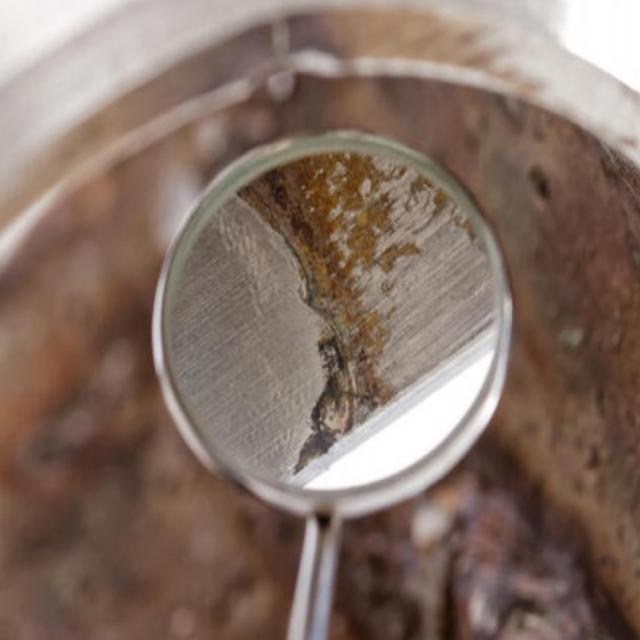
#> input picture valid/images/Screenshot-2022-12-05-231929_jpeg_jpg.rf.0f2a7b6941f6c0b4285f0385cd92f9b3.jpg, 640 x 640 px
$ jupyter execute --allow-errors main.ipynb
#> lines starting #> are read from the running program, lines starting #| are printed output that depends on the picture
We will explore the utility of CNNs on this dataset. We will first apply standard data augmentation techniques to then train our model. Based on the results, we will further refine our data. In the second model, the refined data will be used. Next, we will use information about the bounding boxes to further optimize our model. In the end, we will utilize 2 pre-trained models (YOLO and X), to see their benefits regarding this application and dataset.

1. Exploring the data
2. Basic Pre-processing
3. Training a multilabel CNN
4. Refining the data (further augmentation by flipping etc.)
5. Retraining the model
6. Integrating the bounding boxes in the classification (e.g. cropping the image or using other architecture)
7. Training the new model based on that
8. Transfer learning of Yolo and another state-of-the-art model
9. Evaluation, discussion and reflexion

### Stride could be increased to decrease model complexity.

# EDA - Inspecting images

[cell 1]
import pandas as pd
from PIL import Image
import os
import matplotlib.pyplot as plt
import cv2 as cv
import numpy as np
import tensorflow as tf
import keras.utils as image
from sklearn.preprocessing import OneHotEncoder
from keras.models import Sequential
from keras.layers import Conv2D, MaxPooling2D, Flatten, Dense, Dropout
from keras.optimizers import Adam
from keras.callbacks import EarlyStopping

Let uns inspect the images to see if there are any weird things going on. But before we start, we must clarify that our dataset consists of 3 splits: training, validation and testing. Each image is labeled. The label is in the other subfolder of the dataset split.
The first element in the file is the class type. 0 refers to bad weld, 1 to good weld and 2 to defect. The rest of the elements is the bounding box of the respective class

#### Text in the images

Some images have text. This is either the source of the video or an explanation about what can be seen in the image. Sometimes the text is smaller, sometimes bigger. In the following we can see that the left image has text that spans over about a third of the image. On the right image, in bottom-right hand side we can see a small text logo.

[cell 2]
path_text_example1 = "train/images/carbon-steel-good-welds_14_jpeg_jpg.rf.49688b4d08c60bf6a65cc6f03e7d25ff.jpg"
#> (the rest of this cell did not finish here and is left out)

#### Mixture of pre-processed on non-processed images

There are also plenty of images that seem to have been pre-processed. They are rotated, brightness (or contrast) is adjusted and noise has been added. Sifting through the file name it seems that the pre-processed images have '-' and not 'jpeg' in their name.

[cell 3]
path_pre_list = ["train/images/0e538f39-1d30436c-c23_jpg.rf.9af91763a613bf193d03c39400da2ec6.jpg", "train/images/0e538f39-1d30436c-c23_jpg.rf.05ff78024b481ae4fada24ef439ebd97.jpg","train/images/4d02e003-793c44d4-DWAi7_eXcAAdxuF_jpg.rf.1ed5c14711c779c7eeaba2af500c9167.jpg","train/images/4d02e003-793c44d4-DWAi7_eXcAAdxuF_jpg.rf.2363b9baae3cd601d7c6270f9141ff80.jpg","train/images/53b5de7a-77e2178f-weld-cracking-centerline-longitudinal-crack-260nw-1313514314_jpg.rf.ce6ebf49b78fbe150d2bf182d5b57549.jpg","train/images/53b5de7a-77e2178f-weld-cracking-centerline-longitudinal-crack-260nw-1313514314_jpg.rf.4a55fb16105c903fb111559a7fae1d35.jpg"]
f, axarr = plt.subplots(2,3)
img_pre_list = []

#> (the rest of this cell did not finish here and is left out)

#### Unsharp images

Usually the images are sharp/focussed on the weld, but sometimes they aren’t.

[cell 4]
path_unsharp = "train/images/bad_weld_vid560_jpeg_jpg.rf.be4be408da41d602b8c9a7801a7be733.jpg"
#> (the rest of this cell did not finish here and is left out)

As we could partly see in the images shown in this notebook, there are plenty of different angles in the dataset that resemble the view of a professional or inspector viewing the weld. Nonetheless, about 60% to seem to resemble lab conditions as is shown in the following.

[cell 5]
i = 0
#> i = 0
j = 0
for filename in os.listdir("train/images"):
    if "SampleV" not in filename:
        j+=1
        continue
    else:
        i+=1
        j +=1

print("Lab images: ",i)
#| Lab images:  0
print("POV images: ",j)
print("Portion of lab data in train set:",i/j)
#| Portion of lab data in train set: 0.0

#### Completly new 'viewing styles'

Moreover, some views of welds in the validation set are completely new and even for the human eye the class is difficult to discern.

[cell 6]
path_view = "valid/images/Screenshot-2022-12-05-231929_jpeg_jpg.rf.0f2a7b6941f6c0b4285f0385cd92f9b3.jpg"
img_view = Image.open(path_view)
#> img_view is the input picture: PIL image 640x640 RGB; mean R, G, B 132.3, 111.4, 100.7
plt.imshow(img_view)

#### Suspiciously similar images

Some images in the valid set are very similair to each other. In the first code snippet we see two images that are in the same set (validation). The following snippet shows 2 images that resemble an image in the train set.

[cell 7]
path_pre_list = ['valid/images/SampleV2_2_mp4-107_jpg.rf.6246eabc13b91626965a27f1f15e66da.jpg','valid/images/SampleV2_2_mp4-106_jpg.rf.377879e04f1e7209a3aa340ccfe1084b.jpg']
f, axarr = plt.subplots(1,2)
img_pre_list = []

#> (the rest of this cell did not finish here and is left out)

On a similair note, in the test set there are 2 images that are very similair to each other and an image in the training set (for the latter see first plot of this notebook).

[cell 8]
path_dup_example1 = "test/images/bad_weld_vid278_jpeg_jpg.rf.d7b37caf0f75a2942cae27dedf5c4c64.jpg"
img_dup_example1 = Image.open(path_dup_example1)
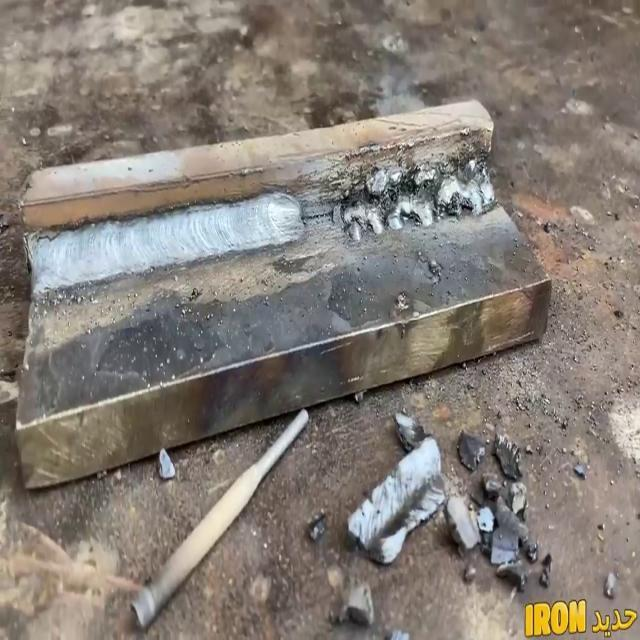
#> input picture test/images/bad_weld_vid278_jpeg_jpg.rf.d7b37caf0f75a2942cae27dedf5c4c64.jpg, 640 x 640 px
#> img_dup_example1 is the input picture: PIL image 640x640 RGB; mean R, G, B 133.5, 125.6, 118.1

image_datas = []
image_datas.append(img_dup_example1)

path_dup_example2 = "test/images/bad_weld_vid277_jpeg_jpg.rf.0e6aafa2605c842edfaedaba06ded02c.jpg"
img_dup_example2 = Image.open(path_dup_example2)
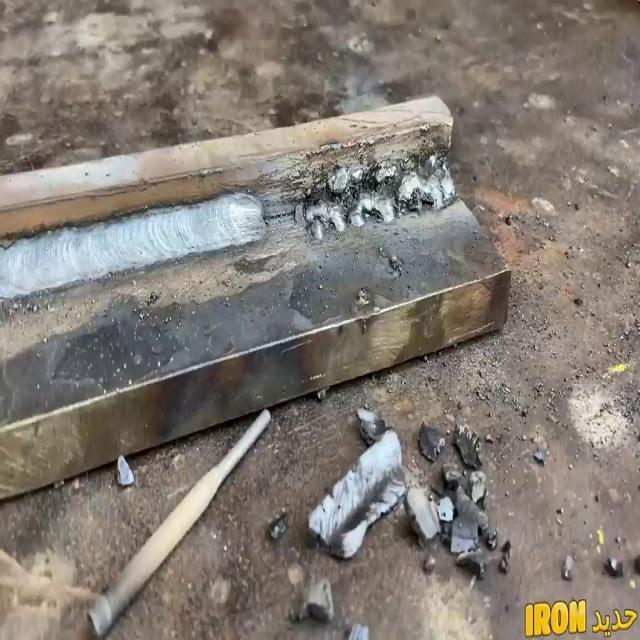
#> input picture test/images/bad_weld_vid277_jpeg_jpg.rf.0e6aafa2605c842edfaedaba06ded02c.jpg, 640 x 640 px
#> img_dup_example2 is the input picture: PIL image 640x640 RGB; mean R, G, B 131.6, 124, 116.3
image_datas.append(img_dup_example2)

f, axarr = plt.subplots(1,2)
axarr[0].imshow(image_datas[0])
axarr[1].imshow(image_datas[1])
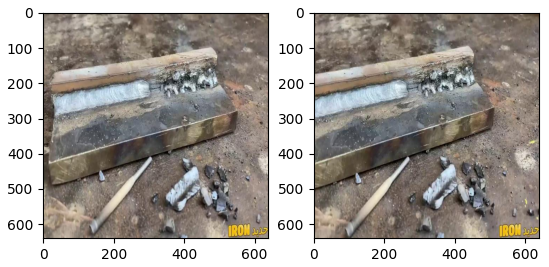
#> figure drawn by matplotlib, 2 panels

### How to differentiate classes

Good welding, bad welding or welding defects don't seem to show a specefic color. Although good welds seem to shine at a specific angle (see the left image in the following), a lack of a shine in the image isn't conclusive of a weld not being good. In other words, a weld doesn't need to shine in order to be good. Rather, a good weld seems to be related with a smooth and uniform texture (left side of the right image). Bad welds present opposite attributes of good welds. They are very uneven. No specific color differentiates the class.

[cell 9]
path_good_bad_list = ['train/images/good-tig-welds_8_jpeg_jpg.rf.a1d0d208c286afc59636e3cde9712b92.jpg','train/images/Good-Welding-images_10_jpeg_jpg.rf.01d5e76694c871526ebe4cfc9667ba5a.jpg']
f, axarr = plt.subplots(1,2)
img_good_bad_list = []

#> (the rest of this cell did not finish here and is left out)

### Key takeaways

Takeaway 1: What we can see is that there are some images that seem to be very similair, their angle are just slightly adjusted. This is probably because these images were captured while the camera was moving around the object. Since there aren't too many duplicates, we probably dont have to worry about overfitting. Nonetheless, we will keep this fact in mind and might take this up later.

Takeaway 2: The varying distance to the welding might pose problems when resizing the images since too little resoluton, i.e. 256x256 pixels, might pixelate the weld too much, giving the model difficulties in extracting meaningful information.

Takeaway 3: The texture is the most important attribute. Thus, we can grayscale. Thus, increasing the resolution wouldn't be as punishing.

Takeaway 4: A trend we see is that the weld isn't the main focus of the image, i.e. the camera isn't close to it. Thus, the weld can be quite small in relation to the picture. If the CNN has problems detecting the welds, we could try and restore the original resolution, zoom closer around the bounding box and re-run the pre-processing pipeline

### Structure of the labels

Each image is labelled. Each row in the corresponding text file indicates the class and the location of the weld (defect). 0 indicates 'Bad Weld', 1 'Good Weld' and 2 'Defect'. The numbers after the class are the bounding boxes.

#> (a cell that did not finish here is left out)

# Pre-processing

As we could see in the previous chapter, some images have already been pre-processed. Lets get the filenames of the images that dont seem to be pre-processed based on the rules defined above, i.e. contains '-' but not 'jpeg'.

[cell 11]
pre_processed_paths = []
#> pre_processed_paths = []
non_processed_paths = []
for filename in os.listdir("train/images"):
    if "jpeg" not in filename and '-' in filename:
        pre_processed_paths.append(filename)
        continue
    else:
        non_processed_paths.append(filename)

print("Amount of pre-proceseed images in training set : ",len(pre_processed_paths))
#| Amount of pre-proceseed images in training set :  4
print("Amount of non-processed images in training set: ",len(non_processed_paths))

To be exact, we will resize all images but not perform any other actions on pre-processed that have already been applied. But before resizing we need to blur the image to prevent aliasing.

!!!!After resizing, its possible to identify very visually aparent defects (right image). It gets more difficult for welds that are smaller. When zooming into the left image its difficult to recognize if any defects like cracks are in the weld. This underlines the hypothesis stated in Takeaway 2 from the EDA part. However, we will create the pipeline and train a model first to see if the model also has problems in identfying the issues. If it has difficulties, we will try and increase the resolution or zoom.  !!!!!

[cell 12]
path_pre_list = ['valid/images/SampleV2_2_mp4-107_jpg.rf.6246eabc13b91626965a27f1f15e66da.jpg','test/images/bad_weld_vid277_jpeg_jpg.rf.0e6aafa2605c842edfaedaba06ded02c.jpg']
f, axarr = plt.subplots(1,2)
img_pre_list = []

#> (the rest of this cell did not finish here and is left out)

We will also apply grayscaling since good welding or welding defects don't seem to show a specefic color. Although good welds seem to shine at a specific angle (see the left image in the following), the shine isn't a unique attribute of a good weld. A good weld seems to be related with a smooth and uniform form (left side of the right image). Bad welds present opposite attributes of good welds. They are very uneven. No specific color differentiates the class, the shape and texture of the weld seem to be key.

[cell 13]
path_good_bad_list = ['train/images/good-tig-welds_8_jpeg_jpg.rf.a1d0d208c286afc59636e3cde9712b92.jpg','train/images/Good-Welding-images_10_jpeg_jpg.rf.01d5e76694c871526ebe4cfc9667ba5a.jpg']
f, axarr = plt.subplots(1,2)
img_good_bad_list = []

#> (the rest of this cell did not finish here and is left out)

Looking at the greyscale image again, we can confirm that the welds are still recongnizeable even without the full RGB spectrum

[cell 14]
path_good_bad_list = ['train/images/good-tig-welds_8_jpeg_jpg.rf.a1d0d208c286afc59636e3cde9712b92.jpg','train/images/Good-Welding-images_10_jpeg_jpg.rf.01d5e76694c871526ebe4cfc9667ba5a.jpg']
f, axarr = plt.subplots(1,2)
img_good_bad_list = []

for path in path_good_bad_list:
    img_good_bad_list.append(image.load_img(path, color_mode='grayscale'))
#> (this line was passed over: keras is not available in this run)
